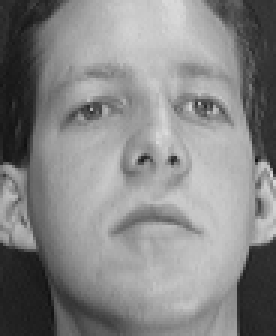
#> input picture Training/s01/2.pgm, 92 x 112 px, found by its file name (shown 3 times larger)
$ python test.py
#> lines starting #> are read from the running program, lines starting #| are printed output that depends on the picture; after the words box and inside, x2 and y2 are one past the last pixel; in counts of white or black regions, pixels touching at a corner belong together
import os
import numpy as np
import cv2
import sys


image = cv2.imread("./Training/1/2.pgm")
#> image is the input picture: shape (112, 92, 3); min 15, max 219, mean 134.2


def faceDetector(image):
    width = 80
    height = 80
    dim = (width, height)

    gray = cv2.cvtColor(image, cv2.COLOR_BGR2GRAY)
    print(gray)
#> (printed output is left out)

    faceCascade = cv2.CascadeClassifier(cv2.data.haarcascades + "haarcascade_frontalface_default.xml")
    faces = faceCascade.detectMultiScale(
        gray,
        scaleFactor=1.3,
        minNeighbors=3,
        minSize=(30, 30)
    )
#> faces = [[12, 7, 77, 77]]
    roi_color = np.array([[]],dtype = float)
    for (x, y, w, h) in faces:
        cv2.rectangle(image, (x, y), (x + w, y + h), (0, 255, 0), 2)
        roi_color = image[y:y + h, x:x + w]
#> this loop made 1 pass
#> pass 1, in faceDetector, `roi_color = image[y:y + h, x:x + w]`:
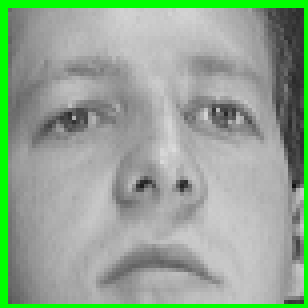
#> roi_color: shape (77, 77, 3) (shown 4 times larger); mean B, G, R 147.2, 166.7, 147.2
#> after the loop:
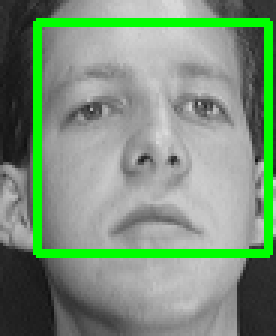
#> image: shape (112, 92, 3) (shown 3 times larger); 8.93% of pixels changed, all inside (x1, y1, x2, y2) = (11, 6, 91, 86)
        # cv2.imwrite(str(w) + str(h) + '_faces.jpg', roi_color)
    roi_color = cv2.cvtColor(roi_color, cv2.COLOR_BGR2GRAY)
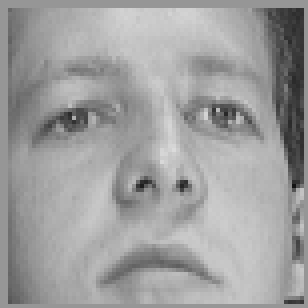
#> roi_color: shape (77, 77) (shown 4 times larger); min 19, max 219, mean 158.7
    print(roi_color)
#> (printed output is left out)
    # print(roi_color)
    resized = np.array(cv2.resize(roi_color, dim, interpolation = cv2.INTER_AREA),dtype = float)
    cv2.imwrite('m.jpg', resized)
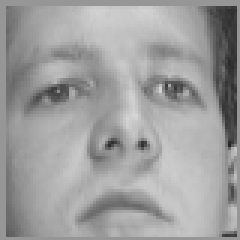
#> saved as m.jpg: shape (80, 80) (shown 3 times larger); min 37, max 213, mean 158.6

    # print(resized)


faceDetector(image)

$ run again, with Training/s01/1.pgm copied over Training/s01/2.pgm
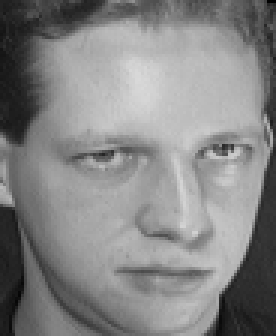
#> input picture Training/s01/1.pgm, 92 x 112 px, found by its file name (shown 3 times larger)
#> image is the input picture: shape (112, 92, 3); min 1, max 217, mean 132.8
#> (printed output is left out)
#> faces = [[2, 20, 89, 89]]
#> the loop in faceDetector, `for (x, y, w, h) in faces:` made 1 pass
#> after the loop in faceDetector, `for (x, y, w, h) in faces:`:
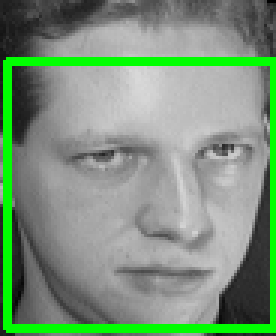
#> image: shape (112, 92, 3) (shown 3 times larger); 9.45% of pixels changed, all inside (x1, y1, x2, y2) = (1, 19, 92, 111)
#> (printed output is left out)
#> in faceDetector, `resized = np.array(cv2.resize(roi_color, dim, interpolation = cv2.INTE..`:
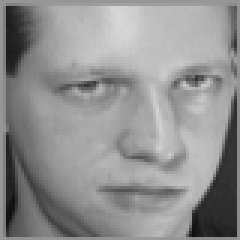
#> resized: shape (80, 80) float64 (shown 3 times larger); min 14, max 216, mean 144.2

$ run again, with Training/s01/5.pgm copied over Training/s01/2.pgm
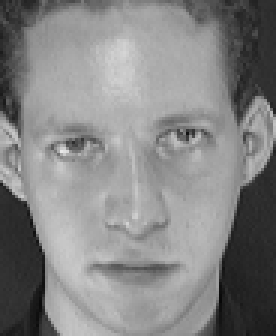
#> input picture Training/s01/5.pgm, 92 x 112 px, found by its file name (shown 3 times larger)
#> image is the input picture: shape (112, 92, 3); min 7, max 232, mean 132.6
#> (printed output is left out)
#> faces = [[3, 15, 86, 86]]
#> the loop in faceDetector, `for (x, y, w, h) in faces:` made 1 pass
#> after the loop in faceDetector, `for (x, y, w, h) in faces:`:
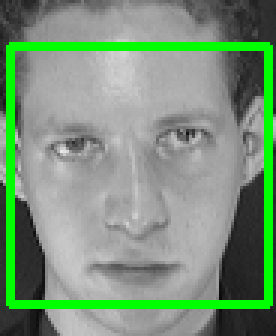
#> image: shape (112, 92, 3) (shown 3 times larger); 9.98% of pixels changed, all inside (x1, y1, x2, y2) = (2, 14, 91, 103)
#> (printed output is left out)
#> in faceDetector, `resized = np.array(cv2.resize(roi_color, dim, interpolation = cv2.INTE..`:
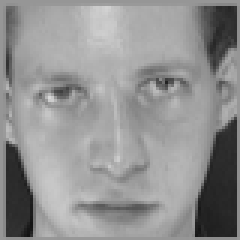
#> resized: shape (80, 80) float64 (shown 3 times larger); min 18, max 215, mean 145.7
